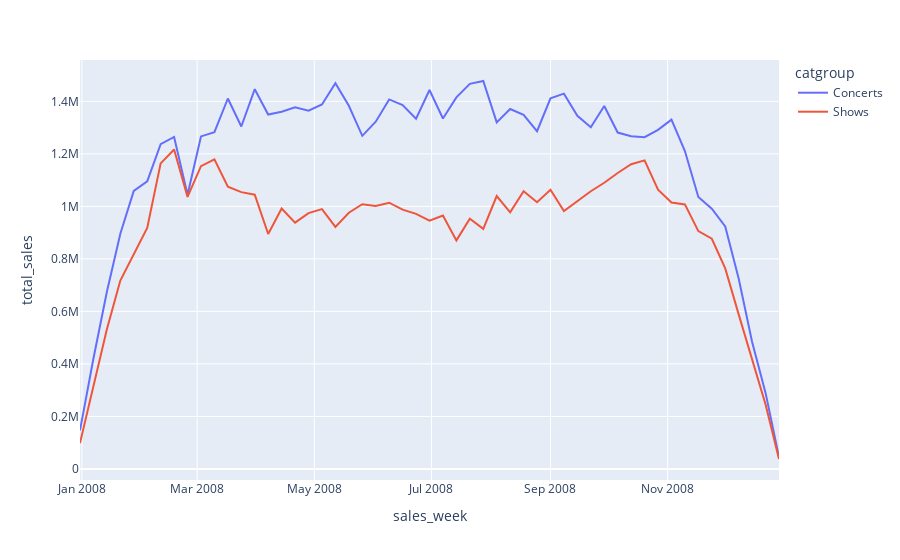

Notebook code cell kept with this figure:
### Code cell
#Plotting a line graph
import plotly.express as px
px.line(sales_over_week, x = 'sales_week', y = 'total_sales', color = 'catgroup')
